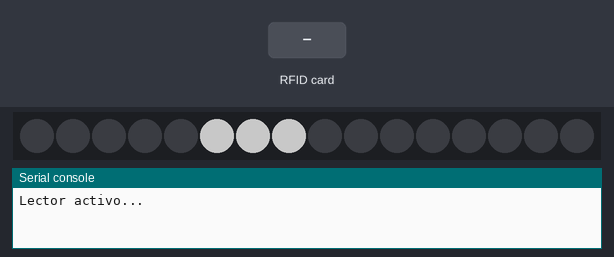
Bench run of a program on a simulated Raspberry Pi Pico running MicroPython. On the bench: 16 RGB LEDs in strip order, left to right, the last lines printed to the serial console. The test bench sets the inputs (shaded band). Dim RGB values are drawn brighter than linear; the interpreter's speed is modelled, so counts of loop turns are approximate; library files of the repository ran but are not shown: mfrc522.py, neopixel.py.

Above: at 0.48 s.
At 1.2 s:
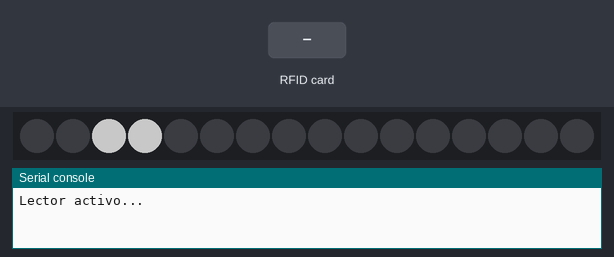
1.3 s: RFID card 5E 7A 19 C4 held to the reader
At 2.0 s:
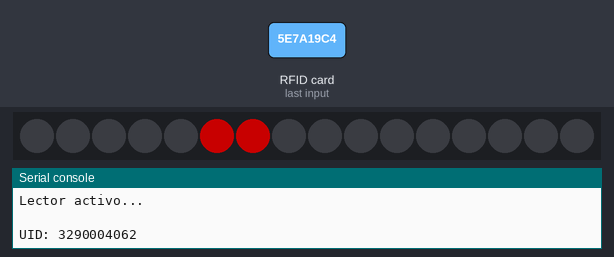
Timing chart, 0 to 4.3 s (numbered marks = the images above; inputs shaded):
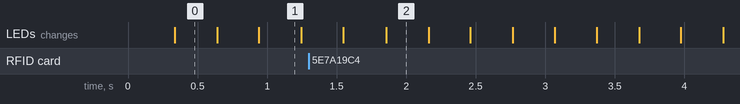

Measured:
- after the input at 1.3 s, the LEDs: first differ from a run without the input after 0.56 s (image 2)

The program:

main.py
```python
from mfrc522 import MFRC522
from neopixel import Neopixel
import utime
import time

def is_in_list(value, magicBand):
 for magic_band in magicBand:
    if magic_band == value:
        return True
 return False

def standby():
    numpix = 16
    strip = Neopixel(numpix, 0, 28, "RGB")
    red = (255, 255, 255)
    delay = 0.01
    utime.sleep(delay)
    strip.brightness(100)
    blank = (0,0,0)
    strip.show()
    for x in range(14):
        strip.set_pixel(x+1, red)
        strip.show()
        utime.sleep(delay)
        strip.set_pixel(x, red)
        strip.show()
        utime.sleep(delay)
        strip.set_pixel(x+2, red)
        strip.show()
        utime.sleep(delay)
        strip.set_pixel(x, blank)
        utime.sleep(delay)
        strip.set_pixel(x+1, blank)
        utime.sleep(delay)
        strip.set_pixel(x+2, blank)
        strip.show()

def access():
    numpix = 16
    strip = Neopixel(numpix, 0, 28, "RGB")
    red = (255, 0, 0)
    delay = 0.01
    utime.sleep(delay)
    strip.brightness(100)
    blank = (0,0,0)
    strip.show()
    for x in range(14):
        strip.set_pixel(x+1, red)
        strip.show()
        utime.sleep(delay)
        strip.set_pixel(x, red)
        strip.show()
        utime.sleep(delay)
        strip.set_pixel(x+2, red)
        strip.show()
        utime.sleep(delay)
        strip.set_pixel(x, blank)
        utime.sleep(delay)
        strip.set_pixel(x+1, blank)
        utime.sleep(delay)
        strip.set_pixel(x+2, blank)
        strip.show()

def deny():
    numpix = 16
    strip = Neopixel(numpix, 0, 28, "RGB")
    red = (0, 255, 0)
    delay = 0.01
    utime.sleep(delay)
    strip.brightness(100)
    blank = (0,0,0)
    strip.show()
    for x in range(14):
        strip.set_pixel(x+1, red)
        strip.show()
        utime.sleep(delay)
        strip.set_pixel(x, red)
        strip.show()
        utime.sleep(delay)
        strip.set_pixel(x+2, red)
        strip.show()
        utime.sleep(delay)
        strip.set_pixel(x, blank)
        utime.sleep(delay)
        strip.set_pixel(x+1, blank)
        utime.sleep(delay)
        strip.set_pixel(x+2, blank)
        strip.show()

def main2():
    magicBand = [36139050614483972, 4161432918]

    lector = MFRC522(spi_id=0, sck=2, miso=4, mosi=3, cs=1, rst=0)

    print("Lector activo...\n")

    while True:
        (stat, tag_type) = lector.request(lector.REQIDL)
        if stat == lector.OK:
            (stat, uid) = lector.SelectTagSN()
            if stat == lector.OK:
                identificador = int.from_bytes(bytes(uid), "little", False)
                print("UID: " + str(identificador))

def main():
    magicBand = [36139050614483972, 4161432918]

    lector = MFRC522(spi_id=0, sck=2, miso=4, mosi=3, cs=1, rst=0)

    print("Lector activo...\n")

    while True:
        #(stat, tag_type) = lector.request(lector.REQIDL)
        (stat, tag_type) = lector.request(lector.REQIDL)
        if stat == lector.OK:
            (stat, uid) = lector.SelectTagSN()
            if stat == lector.OK:
                identificador = int.from_bytes(bytes(uid), "little", False)
                print("UID: " + str(identificador))
                if is_in_list(identificador, magicBand):
                    access()
                else:
                    deny()
        else:
            standby()

if __name__ == "__main__":
    main()
```
